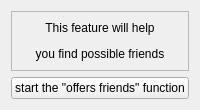
                 <widget class="QWidget" name="offers_friends">
                  <attribute name="title">
                   <string>&quot;offers friends&quot;</string>
                  </attribute>
                  <layout class="QVBoxLayout" name="verticalLayout_14">
                   <item>
                    <layout class="QVBoxLayout" name="verticalLayout_3">
                     <item>
                      <widget class="QFrame" name="frame_4">
                       <property name="sizePolicy">
                        <sizepolicy hsizetype="Minimum" vsizetype="Minimum">
                         <horstretch>0</horstretch>
                         <verstretch>0</verstretch>
                        </sizepolicy>
                       </property>
                       <property name="maximumSize">
                        <size>
                         <width>16777215</width>
                         <height>100</height>
                        </size>
                       </property>
                       <property name="frameShape">
                        <enum>QFrame::StyledPanel</enum>
                       </property>
                       <property name="frameShadow">
                        <enum>QFrame::Raised</enum>
                       </property>
                       <layout class="QVBoxLayout" name="verticalLayout_13">
                        <item>
                         <widget class="QLabel" name="label_facebook_offer_friends">
                          <property name="sizePolicy">
                           <sizepolicy hsizetype="Minimum" vsizetype="Minimum">
                            <horstretch>0</horstretch>
                            <verstretch>0</verstretch>
                           </sizepolicy>
                          </property>
                          <property name="maximumSize">
                           <size>
                            <width>300</width>
                            <height>200</height>
                           </size>
                          </property>
                          <property name="styleSheet">
                           <string notr="true">font: 75 14pt &quot;MS Shell Dlg 2&quot;;</string>
                          </property>
                          <property name="text">
                           <string>&lt;html&gt;&lt;head/&gt;&lt;body&gt;&lt;p align=&quot;center&quot;&gt;This feature will help&lt;/p&gt;&lt;p align=&quot;center&quot;&gt;you find possible friends&lt;/p&gt;&lt;/body&gt;&lt;/html&gt;</string>
                          </property>
                         </widget>
                        </item>
                       </layout>
                      </widget>
                     </item>
                     <item>
                      <layout class="QHBoxLayout" name="horizontalLayout_13">
                       <item>
                        <widget class="QPushButton" name="pushButton_facebook_offer_friends">
                         <property name="maximumSize">
                          <size>
                           <width>350</width>
                           <height>16777215</height>
                          </size>
                         </property>
                         <property name="toolTip">
                          <string>&lt;html&gt;&lt;head/&gt;&lt;body&gt;&lt;p&gt;&lt;span style=&quot; font-size:11pt;&quot;&gt;when you click on it, &lt;/span&gt;&lt;/p&gt;&lt;p&gt;&lt;span style=&quot; font-size:11pt;&quot;&gt;the function will start&lt;/span&gt;&lt;/p&gt;&lt;/body&gt;&lt;/html&gt;</string>
                         </property>
                         <property name="styleSheet">
                          <string notr="true">font: 75 12pt &quot;MS Shell Dlg 2&quot;;</string>
                         </property>
                         <property name="text">
                          <string>start the &quot;offers friends&quot; function</string>
                         </property>
                        </widget>
                       </item>
                      </layout>
                     </item>
                    </layout>
                   </item>
                  </layout>
                 </widget>
